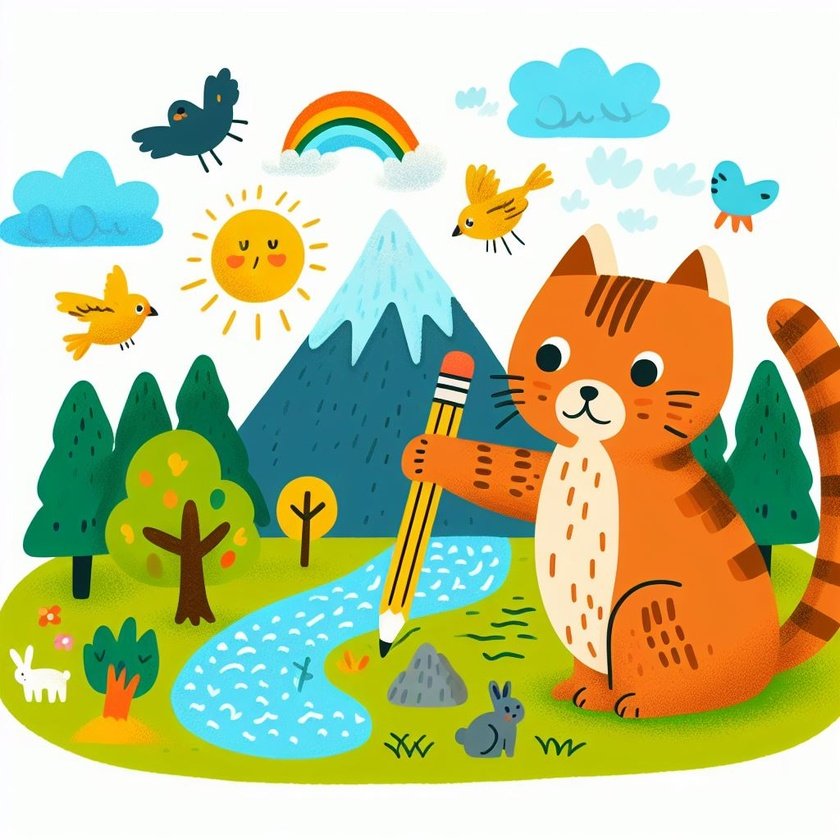
#> input picture Python/itzy.jpeg, 840 x 840 px, shrunk from 1024 x 1024 before the run
$ python script7.py
#> lines starting #> are read from the running program, lines starting #| are printed output that depends on the picture
import cv2
import matplotlib
import numpy as np
from matplotlib import pyplot as plt

imggambar= cv2.imread("itzy.jpeg",-1)
#> imggambar is the input picture: shape (840, 840, 3); mean B, G, R 150.5, 196.9, 189.4

imgCropped = imggambar[0:150,150:500]
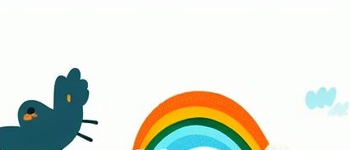
#> imgCropped: shape (150, 350, 3); mean B, G, R 217.7, 227.6, 223.5
cv2.imshow("citra original",imggambar)
cv2.imshow("citra hasil crop",imgCropped)
cv2.waitKey(0)
cv2.destroyAllWindows
